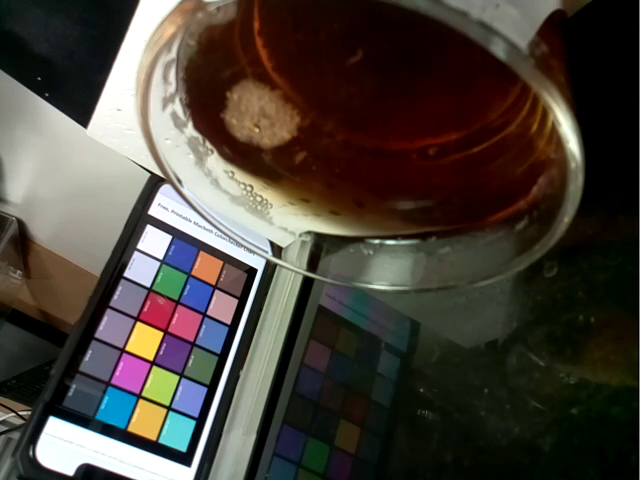
#> input picture frame 63 of experiments/test10/test10_22_39_07_05_2024.mp4, 640 x 480 px
$ python detect.py
#> lines starting #> are read from the running program, lines starting #| are printed output that depends on the picture
import cv2
import os
import numpy as np
from datetime import datetime

# Define the paths for input and output folders
input_folder = './'
output_folder = './outputs'

# Create the output folder if it does not exist
if not os.path.exists(output_folder):
    os.makedirs(output_folder)

# Find all mp4 files in the input folder
video_files = [f for f in os.listdir(input_folder) if f.endswith('.mp4')]

# Process each video file
for video_file in video_files:
    video_path = os.path.join(input_folder, video_file)
    cap = cv2.VideoCapture(video_path)

    # Get frame dimensions and frames per second from the video
    frame_width = int(cap.get(cv2.CAP_PROP_FRAME_WIDTH))
    frame_height = int(cap.get(cv2.CAP_PROP_FRAME_HEIGHT))
    fps = int(cap.get(cv2.CAP_PROP_FPS))

    # Define the output video filename with a timestamp
    output_base_name = os.path.splitext(video_file)[0] + "_" + datetime.now().strftime('%Y%m%d_%H%M%S')
    output_video_file = f"{output_base_name}.mp4"
    output_txt_file = f"{output_base_name}.txt"
    output_video_path = os.path.join(output_folder, output_video_file)
    output_txt_path = os.path.join(output_folder, output_txt_file)

    # Create a video writer object and TXT file
    out = cv2.VideoWriter(output_video_path, cv2.VideoWriter_fourcc(*'mp4v'), fps, (frame_width, frame_height))
    avg_colors = []  # List to store average colors for TXT

    # Read the first frame to start processing
    ret, frame = cap.read()
#> frame is the input picture: shape (480, 640, 3); mean B, G, R 57.7, 65.3, 72
    while ret:
        # Calculate the area position 50 pixels to the left from the previous position
        center_x = frame_width // 2
        center_y = frame_height // 2
        x_start = center_x - 25 - 0  # Adjust to get the middle of the 50x50 area
        y_start = center_y - 25 - 150

        # Extract the 50x50 pixel area and calculate its average color
        area = frame[y_start:y_start+50, x_start:x_start+50]
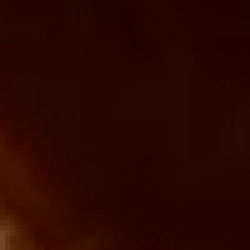
#> area: shape (50, 50, 3) (shown 5 times larger); mean B, G, R 0.2, 5.7, 40.5
        average_color = np.mean(area, axis=(0, 1))
#> average_color = [0.201, 5.71, 40.53]

        # Accumulate the average color for TXT
        avg_colors.append(average_color)

        # Overlay an ellipse around the area to visualize it
        cv2.ellipse(frame, (x_start + 25, y_start + 25), (100, 50), 0, 0, 360, (0, 255, 0), 2)

        # Display current and overall average color values on the frame
        color_text = f"Current Avg Color: {int(average_color[0])}, {int(average_color[1])}, {int(average_color[2])}"
#> color_text = 'Current Avg Color: 0, 5, 40'
        overall_avg = np.mean(avg_colors, axis=0)
#> overall_avg = [0.201, 5.71, 40.53]
        overall_text = f"Overall Avg Color: {int(overall_avg[0])}, {int(overall_avg[1])}, {int(overall_avg[2])}"
#> overall_text = 'Overall Avg Color: 0, 5, 40'
        cv2.putText(frame, color_text, (50, 50), cv2.FONT_HERSHEY_SIMPLEX, 0.7, (255, 255, 255), 2, cv2.LINE_AA)
        cv2.putText(frame, overall_text, (50, 100), cv2.FONT_HERSHEY_SIMPLEX, 0.7, (255, 255, 255), 2, cv2.LINE_AA)
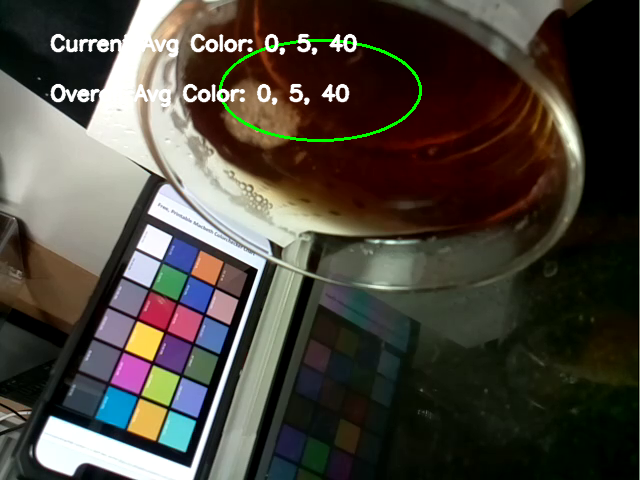
#> frame: shape (480, 640, 3); mean B, G, R 60.4, 69, 74.1

        # Write the modified frame to the output file
        out.write(frame)

        # Read the next frame
        ret, frame = cap.read()
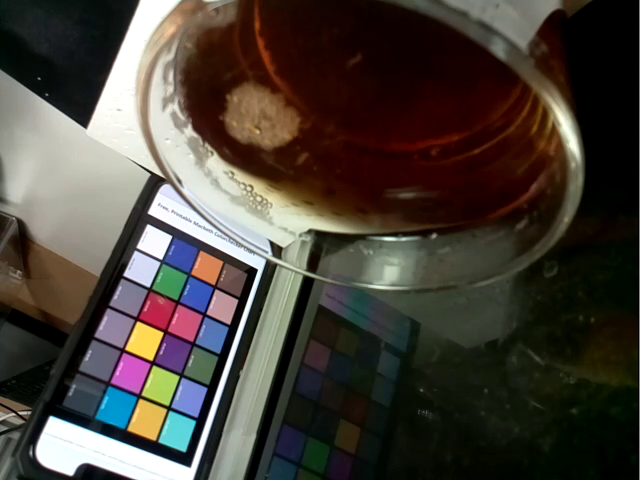
#> input picture frame 64 of experiments/test10/test10_22_39_07_05_2024.mp4, 640 x 480 px
#> frame is the input picture: shape (480, 640, 3); mean B, G, R 57.7, 65.3, 71.9

    # Write the final average color to a TXT file
    final_avg_color = np.mean(avg_colors, axis=0)
    with open(output_txt_path, 'w') as f:
        f.write("Final Average Color (R,G,B)\n")
        f.write(f"{int(final_avg_color[0])},{int(final_avg_color[1])},{int(final_avg_color[2])}\n")

    # Release resources after processing each video
    cap.release()
    out.release()

cv2.destroyAllWindows()
print("Processing complete. Output videos and TXT files are saved in the 'outputs' folder.")

$ run again, starting later in the video
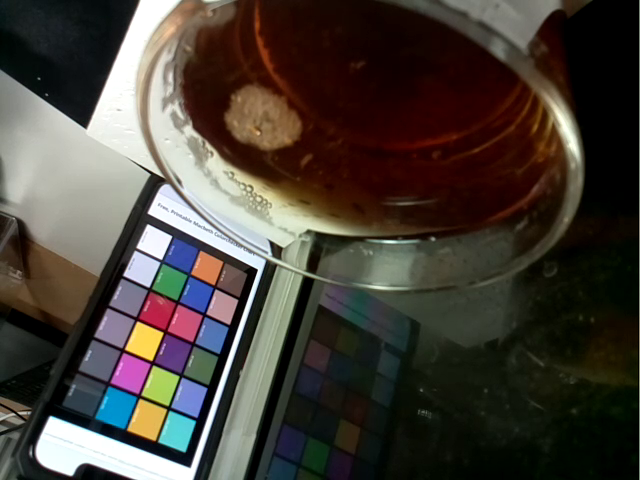
#> input picture frame 284 of experiments/test10/test10_22_39_07_05_2024.mp4, 640 x 480 px
#> frame is the input picture: shape (480, 640, 3); mean B, G, R 57.3, 64.4, 70.9
#> `area = frame[y_start:y_start+50, x_start:x_start+50]`:
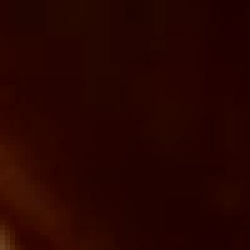
#> area: shape (50, 50, 3) (shown 5 times larger); mean B, G, R 0.1, 4.2, 38.6
#> average_color = [0.144, 4.21, 38.59]
#> color_text = 'Current Avg Color: 0, 4, 38'
#> overall_avg = [0.144, 4.21, 38.59]
#> overall_text = 'Overall Avg Color: 0, 4, 38'
#> `cv2.putText(frame, overall_text, (50, 100), cv2.FONT_HERSHEY_SIMPLEX, ..`:
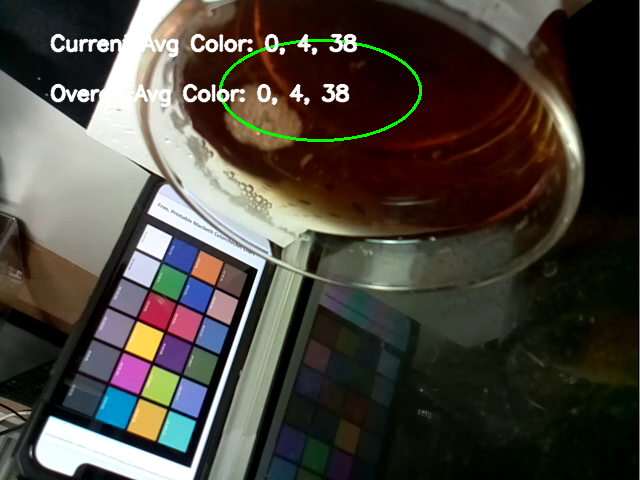
#> frame: shape (480, 640, 3); mean B, G, R 60.1, 68.2, 73.2

$ run again, starting later in the video
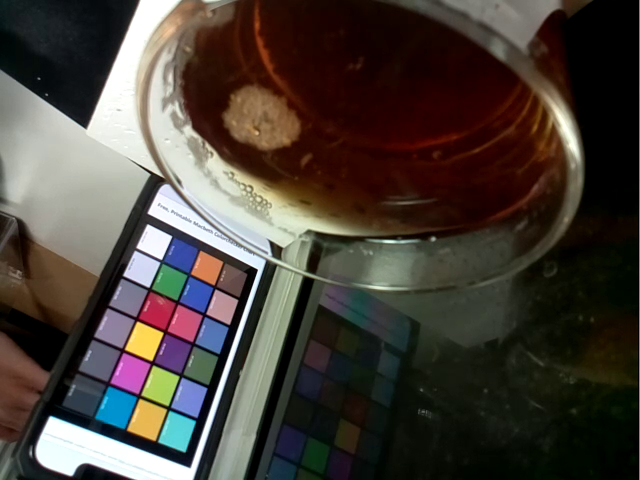
#> input picture frame 506 of experiments/test10/test10_22_39_07_05_2024.mp4, 640 x 480 px
#> frame is the input picture: shape (480, 640, 3); mean B, G, R 57.8, 64.7, 72.2
#> `area = frame[y_start:y_start+50, x_start:x_start+50]`:
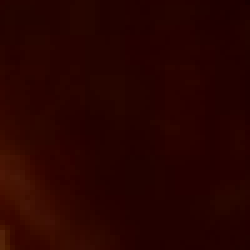
#> area: shape (50, 50, 3) (shown 5 times larger); mean B, G, R 0.1, 3.1, 39.3
#> average_color = [0.107, 3.12, 39.28]
#> color_text = 'Current Avg Color: 0, 3, 39'
#> overall_avg = [0.107, 3.12, 39.28]
#> overall_text = 'Overall Avg Color: 0, 3, 39'
#> `cv2.putText(frame, overall_text, (50, 100), cv2.FONT_HERSHEY_SIMPLEX, ..`:
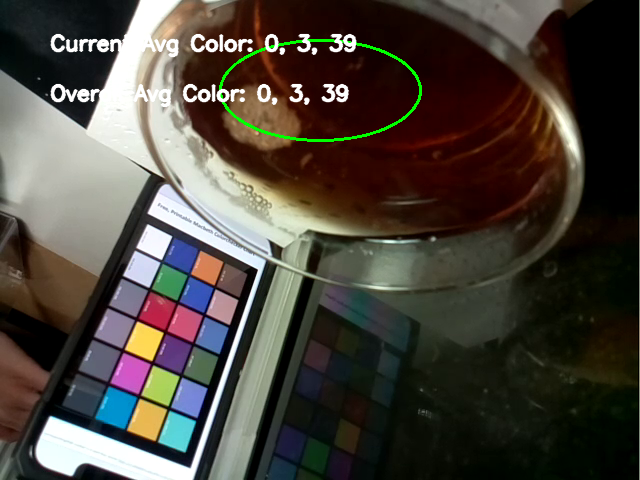
#> frame: shape (480, 640, 3); mean B, G, R 60.6, 68.4, 74.4
